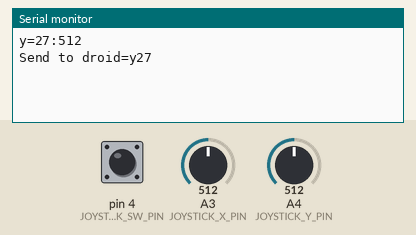
Simulated run of this sketch. Board: Arduino Uno, built with avr-gcc and run on an emulated ATmega328P. Parts: the last lines printed to the serial monitor. The inputs (shaded band) are chosen by the test bench; at power-on: A3 (JOYSTICK_X_PIN) = 512, pin 4 (JOYSTICK_SW_PIN) HIGH, A4 (JOYSTICK_Y_PIN) = 512. No radio packets arrive unless stated.

Above: at 1.2 s.
1.3 s: A3 (JOYSTICK_X_PIN) set to 716
At 2.5 s:
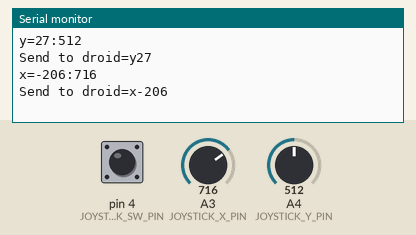
2.8 s: pin 4 (JOYSTICK_SW_PIN) pulled LOW for 0.15 s
At 3.1 s:
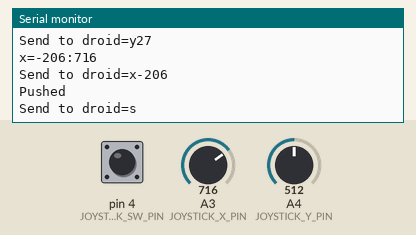
4.4 s: A4 (JOYSTICK_Y_PIN) set to 716
At 4.48 s:
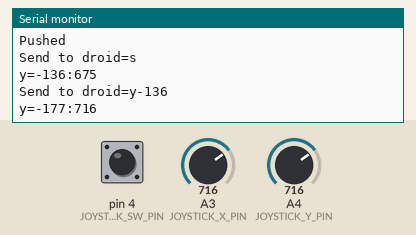
5.9 s: A3 (JOYSTICK_X_PIN) set to 900
At 7.1 s:
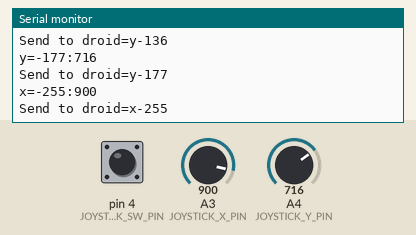
7.4 s: A4 (JOYSTICK_Y_PIN) set to 900
At 8.2 s:
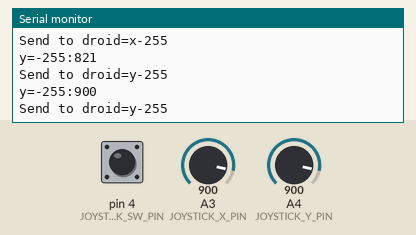
Timing chart, 0 to 9.9 s (numbered marks = the images above; inputs shaded):
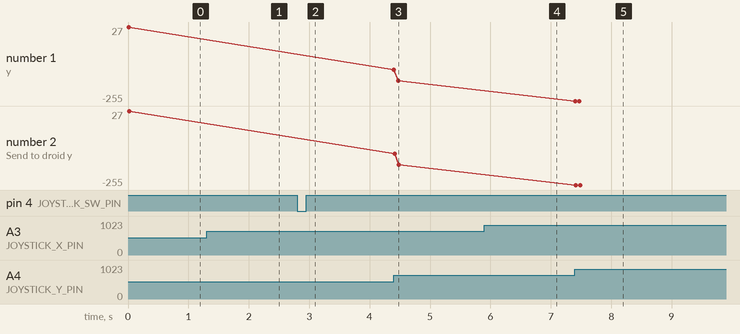

The sketch:

joystick_controller.ino
```cpp
// (licence header left out)
#include <VirtualWire.h> //include library
#include <EnableInterrupt.h>
#define JOYSTICK_X_PIN A3
#define JOYSTICK_Y_PIN A4
#define JOYSTICK_SW_PIN 4
#define JOYSTICK_X_ZERO 510
#define JOYSTICK_Y_ZERO 539
#define PIN_TX 8
#define BUFFER 20
long joystick_x;
long joystick_x_old;
long joystick_y;
long joystick_y_old;
int joystick_sw;
uint8_t sendData[BUFFER];
#define NR_READS 40
#define DEBUG_MODE true
volatile boolean fullStopFlag = false;
void setup() {
#ifdef DEBUG_MODE
  Serial.begin(9600);
#endif
  pinMode(JOYSTICK_SW_PIN, INPUT_PULLUP);
  pinMode(JOYSTICK_X_PIN, INPUT);
  pinMode(JOYSTICK_Y_PIN, INPUT);
  vw_set_ptt_inverted(true);
  vw_set_tx_pin(PIN_TX); //Set transmitter pin
  vw_setup(400); //Set transmission speed, slower means greater range
  enableInterrupt(JOYSTICK_SW_PIN,fullStop,FALLING);
  joystick_x = JOYSTICK_X_ZERO;
  joystick_y = JOYSTICK_Y_ZERO;
  joystick_x_old = JOYSTICK_X_ZERO;
  joystick_y_old = JOYSTICK_Y_ZERO;
}

void fullStop() {
  fullStopFlag = true;
}

void clearBuffer() {
  for(int i = 0; i < BUFFER; i++) {
   sendData[i]='\0';
  }
}

int normalize(int power) {
  if (power > 255) {
      return  255;
  } else if (power < -255) {
      return  -255;
  } else {
    return power;
  }
}

void loop() {
  long readValue = 0;
  int i;
  int xPower;
  int yPower;
  //send data
  clearBuffer();
  if (fullStopFlag) {
     fullStopFlag=false;
     clearBuffer();
#ifdef DEBUG_MODE
    Serial.println("Pushed");
#endif
    sprintf(sendData, "s");
  } else {
    for (i = 0; i< NR_READS; i++)
      readValue += analogRead(JOYSTICK_X_PIN);
    readValue = readValue/NR_READS;
    if (labs(readValue - joystick_x) > 2) {
      joystick_x_old = joystick_x;
      joystick_x = readValue;
    }
    if (labs(joystick_x_old - JOYSTICK_X_ZERO) <= 2 && labs(JOYSTICK_X_ZERO - joystick_x) <=2) {
      joystick_x_old = joystick_x;
    }
    readValue = 0;
    for (i = 0; i< NR_READS; i++)
      readValue += analogRead(JOYSTICK_Y_PIN);
    readValue = readValue/NR_READS;
    if (labs(readValue - joystick_y) > 2) {
      joystick_y_old = joystick_y;
      joystick_y = readValue;
    }
    if (labs(joystick_x_old - joystick_x) > 2 && labs(joystick_y_old - joystick_y) > 2) {
      xPower = normalize(JOYSTICK_X_ZERO-joystick_x);
      yPower = normalize(-joystick_y+JOYSTICK_Y_ZERO);
#ifdef DEBUG_MODE
      Serial.print("x="); Serial.print(xPower);Serial.print(":y="); Serial.print(yPower);
      Serial.print(" orig x=");Serial.print(joystick_x);Serial.print(":");Serial.println(joystick_x);
#endif
      sprintf(sendData,"c%d,%d",xPower,yPower);
    } else if (labs(joystick_x_old - joystick_x) > 2) {
      xPower = normalize(JOYSTICK_X_ZERO-joystick_x);
#ifdef DEBUG_MODE
      Serial.print("x="); Serial.print(xPower);Serial.print(":");Serial.println(joystick_x);
#endif
      sprintf(sendData,"x%d",xPower);
    } else if (labs(joystick_y_old - joystick_y) > 2) {
      yPower = normalize(-joystick_y+JOYSTICK_Y_ZERO);
#ifdef DEBUG_MODE
      Serial.print("y="); Serial.print(yPower);Serial.print(":");Serial.println(joystick_y);
#endif
      sprintf(sendData,"y%d",yPower);
    } else {
      return;
    }
  }
#ifdef DEBUG_MODE
  Serial.print("Send to droid=");
  Serial.println((char *)sendData);
#endif
  vw_send((uint8_t *)sendData,strlen(sendData) + 1);
  vw_wait_tx();
  joystick_x_old = joystick_x;
  joystick_y_old = joystick_y;
}
```

Measured:
- after the input at 1.3 s, the serial monitor: prints a new line at once (image 1)
- after the input at 2.8 s, the serial monitor: prints a new line at once (image 2)
- after the input at 4.4 s, the serial monitor: prints a new line at once (image 3)
- after the input at 5.9 s, the serial monitor: prints a new line at once (image 4)
- after the input at 7.4 s, the serial monitor: prints a new line at once (image 5)
- plotted number 1: 27 → -177 after the input at 4.4 s
- plotted number 2: 27 → -177 after the input at 4.4 s
